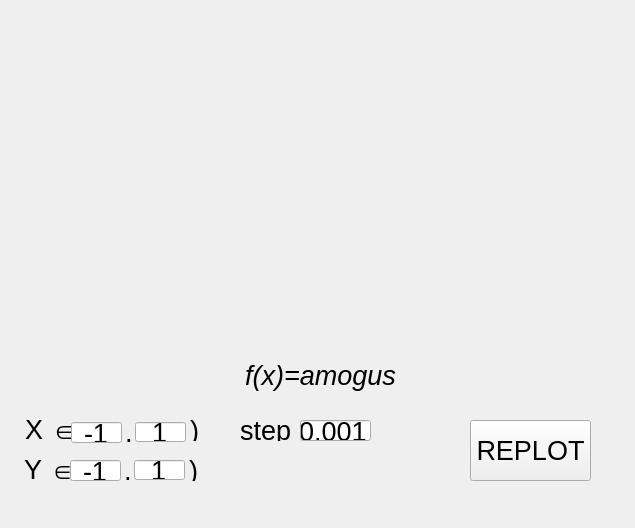
<?xml version="1.0" encoding="UTF-8"?>
<ui version="4.0">
 <class>plotwindow</class>
 <widget class="QWidget" name="plotwindow">
  <property name="geometry">
   <rect>
    <x>0</x>
    <y>0</y>
    <width>635</width>
    <height>528</height>
   </rect>
  </property>
  <property name="font">
   <font>
    <pointsize>20</pointsize>
   </font>
  </property>
  <property name="windowTitle">
   <string>DatPlot</string>
  </property>
  <widget class="QCustomPlot" name="plot" native="true">
   <property name="geometry">
    <rect>
     <x>30</x>
     <y>30</y>
     <width>581</width>
     <height>291</height>
    </rect>
   </property>
  </widget>
  <widget class="QLabel" name="funclabel">
   <property name="geometry">
    <rect>
     <x>30</x>
     <y>360</y>
     <width>581</width>
     <height>31</height>
    </rect>
   </property>
   <property name="font">
    <font>
     <pointsize>20</pointsize>
     <italic>true</italic>
     <kerning>true</kerning>
    </font>
   </property>
   <property name="text">
    <string>f(x)=amogus</string>
   </property>
   <property name="alignment">
    <set>Qt::AlignCenter</set>
   </property>
  </widget>
  <widget class="QLabel" name="label">
   <property name="geometry">
    <rect>
     <x>25</x>
     <y>420</y>
     <width>51</width>
     <height>21</height>
    </rect>
   </property>
   <property name="font">
    <font>
     <pointsize>20</pointsize>
    </font>
   </property>
   <property name="text">
    <string>X ∈ (</string>
   </property>
  </widget>
  <widget class="QLineEdit" name="x_minus">
   <property name="geometry">
    <rect>
     <x>71</x>
     <y>422</y>
     <width>51</width>
     <height>21</height>
    </rect>
   </property>
   <property name="font">
    <font>
     <pointsize>20</pointsize>
    </font>
   </property>
   <property name="text">
    <string>-1</string>
   </property>
   <property name="alignment">
    <set>Qt::AlignCenter</set>
   </property>
  </widget>
  <widget class="QLabel" name="label_2">
   <property name="geometry">
    <rect>
     <x>125</x>
     <y>422</y>
     <width>16</width>
     <height>20</height>
    </rect>
   </property>
   <property name="font">
    <font>
     <pointsize>20</pointsize>
    </font>
   </property>
   <property name="text">
    <string>,</string>
   </property>
  </widget>
  <widget class="QLineEdit" name="x_plus">
   <property name="geometry">
    <rect>
     <x>135</x>
     <y>422</y>
     <width>51</width>
     <height>20</height>
    </rect>
   </property>
   <property name="font">
    <font>
     <pointsize>20</pointsize>
    </font>
   </property>
   <property name="text">
    <string>1</string>
   </property>
   <property name="alignment">
    <set>Qt::AlignCenter</set>
   </property>
  </widget>
  <widget class="QLabel" name="label_3">
   <property name="geometry">
    <rect>
     <x>190</x>
     <y>420</y>
     <width>58</width>
     <height>21</height>
    </rect>
   </property>
   <property name="font">
    <font>
     <pointsize>20</pointsize>
    </font>
   </property>
   <property name="text">
    <string>)</string>
   </property>
  </widget>
  <widget class="QLineEdit" name="y_minus">
   <property name="geometry">
    <rect>
     <x>70</x>
     <y>460</y>
     <width>51</width>
     <height>21</height>
    </rect>
   </property>
   <property name="font">
    <font>
     <pointsize>20</pointsize>
    </font>
   </property>
   <property name="text">
    <string>-1</string>
   </property>
   <property name="alignment">
    <set>Qt::AlignCenter</set>
   </property>
  </widget>
  <widget class="QLabel" name="label_4">
   <property name="geometry">
    <rect>
     <x>124</x>
     <y>460</y>
     <width>16</width>
     <height>20</height>
    </rect>
   </property>
   <property name="font">
    <font>
     <pointsize>20</pointsize>
    </font>
   </property>
   <property name="text">
    <string>,</string>
   </property>
  </widget>
  <widget class="QLabel" name="label_5">
   <property name="geometry">
    <rect>
     <x>189</x>
     <y>460</y>
     <width>58</width>
     <height>21</height>
    </rect>
   </property>
   <property name="font">
    <font>
     <pointsize>20</pointsize>
    </font>
   </property>
   <property name="text">
    <string>)</string>
   </property>
  </widget>
  <widget class="QLabel" name="label_6">
   <property name="geometry">
    <rect>
     <x>24</x>
     <y>460</y>
     <width>51</width>
     <height>21</height>
    </rect>
   </property>
   <property name="font">
    <font>
     <pointsize>20</pointsize>
    </font>
   </property>
   <property name="text">
    <string>Y ∈ (</string>
   </property>
  </widget>
  <widget class="QLineEdit" name="y_plus">
   <property name="geometry">
    <rect>
     <x>134</x>
     <y>460</y>
     <width>51</width>
     <height>20</height>
    </rect>
   </property>
   <property name="font">
    <font>
     <pointsize>20</pointsize>
    </font>
   </property>
   <property name="text">
    <string>1</string>
   </property>
   <property name="alignment">
    <set>Qt::AlignCenter</set>
   </property>
  </widget>
  <widget class="QPushButton" name="Button_replot">
   <property name="geometry">
    <rect>
     <x>470</x>
     <y>420</y>
     <width>121</width>
     <height>61</height>
    </rect>
   </property>
   <property name="text">
    <string>REPLOT</string>
   </property>
  </widget>
  <widget class="QLabel" name="label_7">
   <property name="geometry">
    <rect>
     <x>240</x>
     <y>420</y>
     <width>58</width>
     <height>21</height>
    </rect>
   </property>
   <property name="text">
    <string>step =</string>
   </property>
  </widget>
  <widget class="QLineEdit" name="stepEdit">
   <property name="geometry">
    <rect>
     <x>300</x>
     <y>420</y>
     <width>71</width>
     <height>21</height>
    </rect>
   </property>
   <property name="text">
    <string>0.001</string>
   </property>
   <property name="alignment">
    <set>Qt::AlignCenter</set>
   </property>
  </widget>
 </widget>
 <customwidgets>
  <customwidget>
   <class>QCustomPlot</class>
   <extends>QWidget</extends>
   <header>qcustomplot.h</header>
   <container>1</container>
  </customwidget>
 </customwidgets>
 <resources/>
 <connections/>
</ui>
